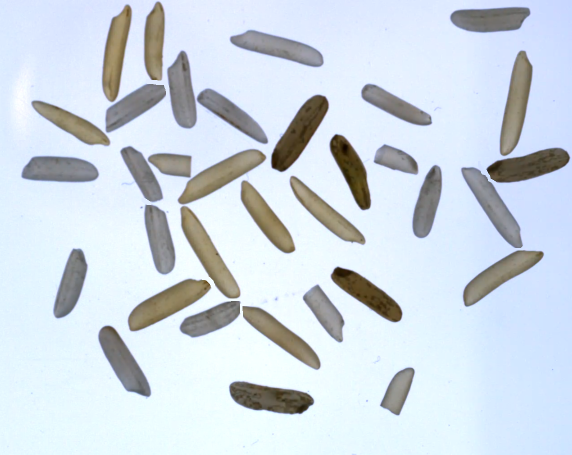
#> input picture Test_Images/Image1.PNG, 1144 x 909 px, found by its file name (shown at 1/2 size)
$ python Hue_Sat_Value_Settings.py
#> lines starting #> are read from the running program, lines starting #| are printed output that depends on the picture; after the words box and inside, x2 and y2 are one past the last pixel; in counts of white or black regions, pixels touching at a corner belong together
import cv2
import numpy as np

#===================To read the Image===========================
img = cv2.imread("Test_Images/Image1.png")
#> img is the input picture: shape (909, 1144, 3); mean B, G, R 225.6, 216.3, 206.3
# text_in_image = loaded_img[:25, :, :]
# img = loaded_img[25:, :, :]
#===============================================================


#=================Some Important Opertions on Image=============
# imgBlur = cv2.GaussianBlur(img, (1, 1), 0)
resized_image = cv2.resize(img, (400, 400))
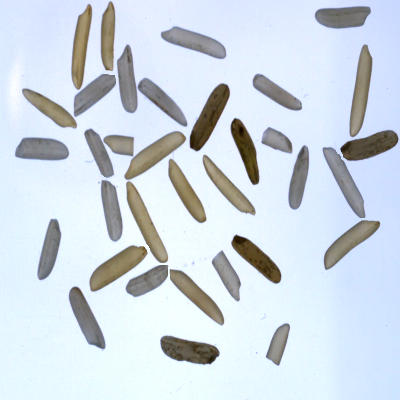
#> resized_image: shape (400, 400, 3); mean B, G, R 225.6, 216.2, 206.2
imgAvgBlur = cv2.blur(resized_image,(2,2))
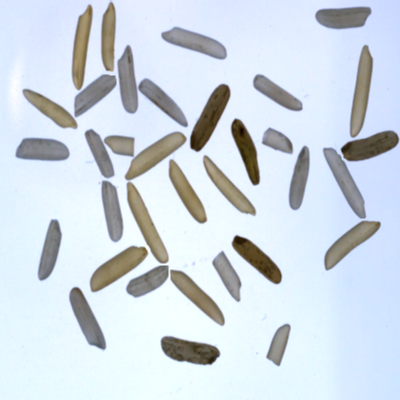
#> imgAvgBlur: shape (400, 400, 3); mean B, G, R 225.7, 216.5, 206.5
imgBlur = cv2.GaussianBlur(imgAvgBlur, (7, 7), 1)
imgGray = cv2.cvtColor(img, cv2.COLOR_BGR2GRAY)
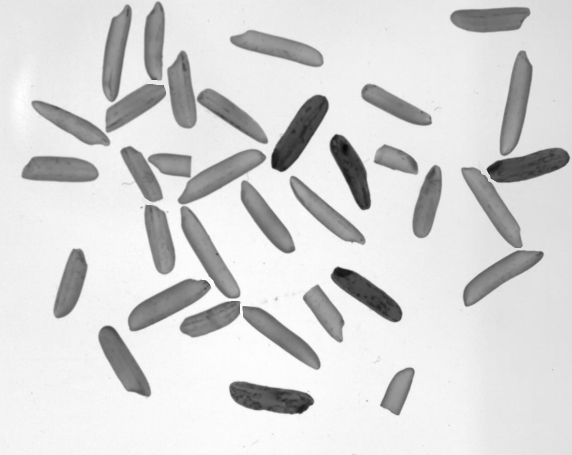
#> imgGray: shape (909, 1144) (shown at 1/2 size); min 7, max 255, mean 214.3
#===============================================================


#=============Setting the Hue-Saturation-Value of Image=========

def empty(a):
    pass

cv2.namedWindow("TrackBars")
cv2.resizeWindow("TrackBars", 640, 240)
cv2.createTrackbar("Hue Min", "TrackBars", 0, 179, empty)  # in opencv, hue has a maximum value of 179
#> slider 'Hue Min' is set to 35
cv2.createTrackbar("Hue Max", "TrackBars", 0, 179, empty)
#> slider 'Hue Max' is set to 179
cv2.createTrackbar("Sat Min", "TrackBars", 0, 255, empty)
#> slider 'Sat Min' is set to 51
cv2.createTrackbar("Sat Max", "TrackBars", 0, 255, empty)
#> slider 'Sat Max' is set to 255
cv2.createTrackbar("Val Min", "TrackBars", 0, 255, empty)
#> slider 'Val Min' is set to 51
cv2.createTrackbar("Val Max", "TrackBars", 0, 255, empty)
#> slider 'Val Max' is set to 255

while True:
    # img = cv2.imread('3.png')
    imgHSV = cv2.cvtColor(imgBlur, cv2.COLOR_BGR2HSV)
#> imgHSV: shape (400, 400, 3); mean H, S, V 95, 30.7, 229

    # first argument --> name of slide
    # second argument --> name of trackbar window
    h_min = cv2.getTrackbarPos("Hue Min", "TrackBars")
    h_max = cv2.getTrackbarPos("Hue Max", "TrackBars")
    s_min = cv2.getTrackbarPos("Sat Min", "TrackBars")
    s_max = cv2.getTrackbarPos("Sat Max", "TrackBars")
    v_min = cv2.getTrackbarPos("Val Min", "TrackBars")
    v_max = cv2.getTrackbarPos("Val Max", "TrackBars")

    # We got the minimum and maximum values, now we have to apply them to our image
    # let's create a mask
    lower = np.array([h_min, s_min, v_min])
    upper = np.array([h_max, s_max, v_max])
    mask = cv2.inRange(imgHSV, lower, upper)
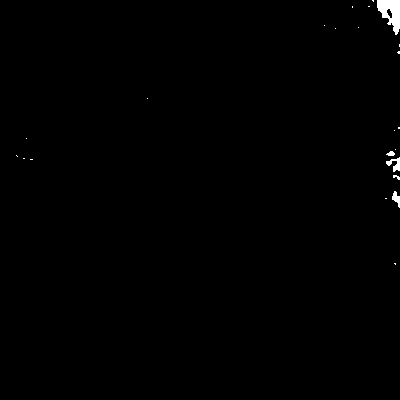
#> mask: shape (400, 400); 0.47% white; 23 white regions (18 under 20 px), largest, box (x1, y1, x2, y2) and area: (377, 0, 400, 35) 483, (386, 157, 400, 172) 100, (392, 191, 400, 208) 72, (386, 151, 395, 156) 31, (393, 175, 400, 180) 20
    # we get some values of lower and upper that are perfectly applied to our image
    # then we added those values to the createTrackbar

    # now let's use a function to get colored image
    imgResult = cv2.bitwise_and(resized_image, resized_image, mask=mask)

    cv2.imshow("Resulted image", imgResult)
    cv2.imshow("HSV image", imgHSV)
    cv2.imshow("masked image", mask)

    cv2.waitKey(1)
#===============================================================
